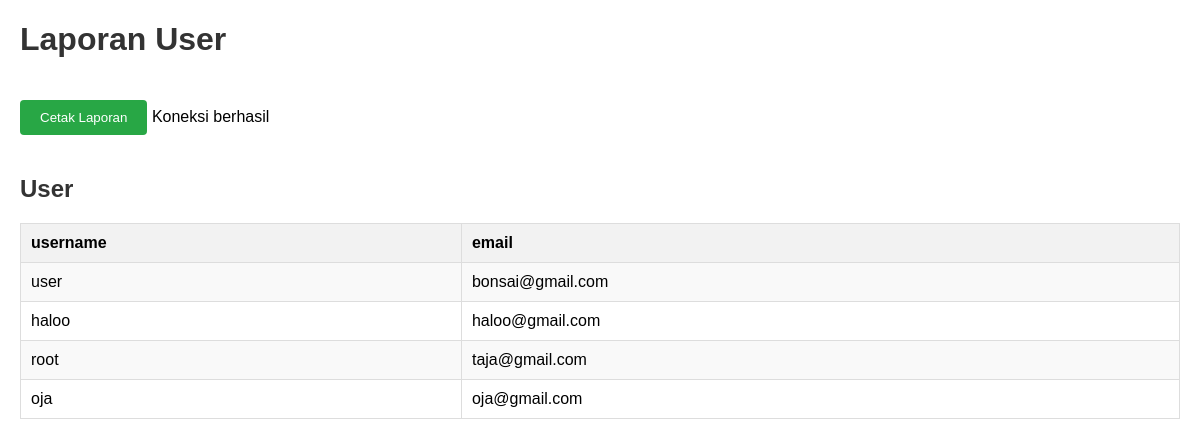
The app's page /laporan_user.php with its own data.
### tables this page shows
CREATE TABLE `users` (
  `id` int(10) NOT NULL,
  `username` varchar(50) NOT NULL,
  `email` varchar(255) NOT NULL,
  `password` varchar(255) NOT NULL
);

### laporan_user.php (the view, shortened to what this page needs)
<!DOCTYPE html>
<html>
<head>
    <link rel="stylesheet" type="text/css" href="style.css">
</head>
<body>
<h1>Laporan User</h1>
<button onclick="printReport()">Cetak Laporan</button>
<?php
include 'database.php';
$sql = "SELECT p.username, p.email,
        (p.username) AS terdaftar
        FROM users p";
$result = $conn->query($sql);
echo "<h2>User</h2>";
if ($result->num_rows > 0) {
    echo "<table><tr><th>username</th><th>email</th></tr>";
    while($row = $result->fetch_assoc()) {
        echo "<tr><td>" . $row["username"]. "</td><td>" . $row["email"]. "</td></tr>";
    }
    echo "</table>";
} else {
    echo "Tidak ada data user.";
}
?>
</body>
</html>

### style.css (style rules this page uses)
body { font-family: Arial, sans-serif; margin: 20px; }
h1, h2 { color: #333; }
button { margin: 20px 0; padding: 10px 20px; background-color: #28a745; color: white; border: none; border-radius: 4px; cursor: pointer; }
table { width: 100%; border-collapse: collapse; margin-bottom: 20px; }
table, th, td { border: 1px solid #ddd; }
th, td { padding: 10px; text-align: left; }
th { background-color: #f2f2f2; }
tr:nth-child(even) { background-color: #f9f9f9; }

### laporan_user.php (style rules this page uses)
body { font-family: Arial, sans-serif; margin: 20px; }
h1, h2 { color: #333; }
button { margin: 20px 0; padding: 10px 20px; background-color: #28a745; color: white; border: none; border-radius: 4px; cursor: pointer; }
table { width: 100%; border-collapse: collapse; margin-bottom: 20px; }
table, th, td { border: 1px solid #ddd; }
th, td { padding: 10px; text-align: left; }
th { background-color: #f2f2f2; }
tr:nth-child(even) { background-color: #f9f9f9; }

### records on screen
users: username "user", email "bonsai@gmail.com"
users: username "haloo", email "haloo@gmail.com"
users: username "root", email "taja@gmail.com"
users: username "oja", email "oja@gmail.com"
